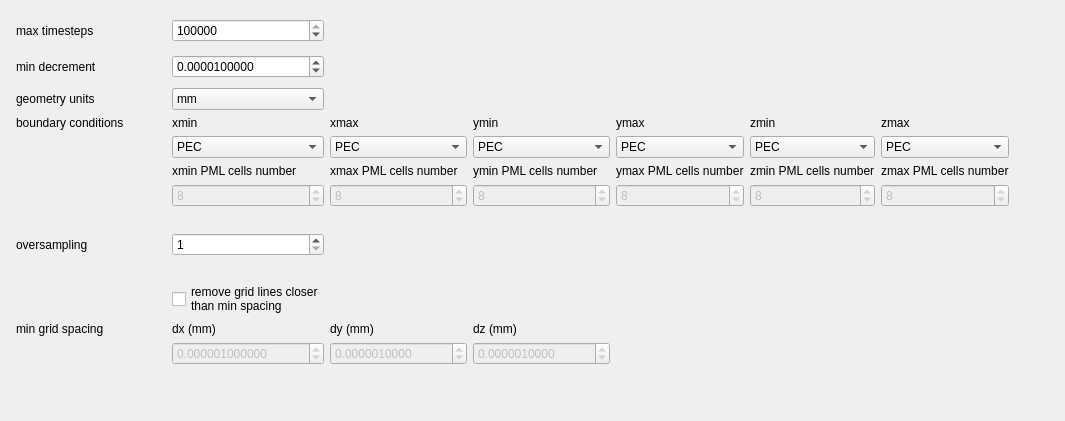
             <widget class="QWidget" name="simulationParamsTab_tabWidget_openEMSTab">
              <attribute name="title">
               <string>openEMS</string>
              </attribute>
              <layout class="QVBoxLayout" name="verticalLayout_35">
               <item>
                <layout class="QGridLayout" name="gridLayout_7">
                 <property name="leftMargin">
                  <number>5</number>
                 </property>
                 <property name="topMargin">
                  <number>5</number>
                 </property>
                 <property name="rightMargin">
                  <number>5</number>
                 </property>
                 <property name="bottomMargin">
                  <number>5</number>
                 </property>
                 <item row="10" column="1">
                  <widget class="QCheckBox" name="genParamMinGridSpacingEnable">
                   <property name="text">
                    <string>remove grid lines closer
than min spacing</string>
                   </property>
                  </widget>
                 </item>
                 <item row="3" column="6">
                  <widget class="QLabel" name="label_33">
                   <property name="text">
                    <string>zmax</string>
                   </property>
                  </widget>
                 </item>
                 <item row="11" column="2">
                  <widget class="QLabel" name="label_252">
                   <property name="text">
                    <string>dy (mm)</string>
                   </property>
                  </widget>
                 </item>
                 <item row="8" column="0">
                  <widget class="QLabel" name="label_100">
                   <property name="text">
                    <string>oversampling</string>
                   </property>
                  </widget>
                 </item>
                 <item row="5" column="3">
                  <widget class="QLabel" name="label_36">
                   <property name="text">
                    <string>ymin PML cells number</string>
                   </property>
                  </widget>
                 </item>
                 <item row="3" column="5">
                  <widget class="QLabel" name="label_20">
                   <property name="text">
                    <string>zmin</string>
                   </property>
                  </widget>
                 </item>
                 <item row="5" column="1">
                  <widget class="QLabel" name="label_34">
                   <property name="text">
                    <string>xmin PML cells number</string>
                   </property>
                  </widget>
                 </item>
                 <item row="6" column="1">
                  <widget class="QSpinBox" name="PMLxmincells">
                   <property name="enabled">
                    <bool>false</bool>
                   </property>
                   <property name="minimum">
                    <number>1</number>
                   </property>
                   <property name="value">
                    <number>8</number>
                   </property>
                  </widget>
                 </item>
                 <item row="5" column="5">
                  <widget class="QLabel" name="label_38">
                   <property name="text">
                    <string>zmin PML cells number</string>
                   </property>
                  </widget>
                 </item>
                 <item row="4" column="1">
                  <widget class="QComboBox" name="BCxmin">
                   <item>
                    <property name="text">
                     <string>PEC</string>
                    </property>
                   </item>
                   <item>
                    <property name="text">
                     <string>PMC</string>
                    </property>
                   </item>
                   <item>
                    <property name="text">
                     <string>MUR</string>
                    </property>
                   </item>
                   <item>
                    <property name="text">
                     <string>PML</string>
                    </property>
                   </item>
                  </widget>
                 </item>
                 <item row="3" column="1">
                  <widget class="QLabel" name="label_21">
                   <property name="text">
                    <string>xmin</string>
                   </property>
                  </widget>
                 </item>
                 <item row="1" column="2">
                  <widget class="QLabel" name="simParamsMinDecrementdBLabel">
                   <property name="text">
                    <string/>
                   </property>
                  </widget>
                 </item>
                 <item row="6" column="6">
                  <widget class="QSpinBox" name="PMLzmaxcells">
                   <property name="enabled">
                    <bool>false</bool>
                   </property>
                   <property name="minimum">
                    <number>1</number>
                   </property>
                   <property name="value">
                    <number>8</number>
                   </property>
                  </widget>
                 </item>
                 <item row="12" column="1">
                  <widget class="QDoubleSpinBox" name="genParamMinGridSpacingX">
                   <property name="enabled">
                    <bool>false</bool>
                   </property>
                   <property name="sizePolicy">
                    <sizepolicy hsizetype="Preferred" vsizetype="Fixed">
                     <horstretch>0</horstretch>
                     <verstretch>0</verstretch>
                    </sizepolicy>
                   </property>
                   <property name="decimals">
                    <number>12</number>
                   </property>
                   <property name="maximum">
                    <double>1000000000.000000000000000</double>
                   </property>
                   <property name="singleStep">
                    <double>0.000000000000000</double>
                   </property>
                   <property name="value">
                    <double>0.000001000000000</double>
                   </property>
                  </widget>
                 </item>
                 <item row="3" column="0">
                  <widget class="QLabel" name="label_32">
                   <property name="text">
                    <string>boundary conditions</string>
                   </property>
                  </widget>
                 </item>
                 <item row="3" column="2">
                  <widget class="QLabel" name="label_22">
                   <property name="text">
                    <string>xmax</string>
                   </property>
                  </widget>
                 </item>
                 <item row="4" column="2">
                  <widget class="QComboBox" name="BCxmax">
                   <item>
                    <property name="text">
                     <string>PEC</string>
                    </property>
                   </item>
                   <item>
                    <property name="text">
                     <string>PMC</string>
                    </property>
                   </item>
                   <item>
                    <property name="text">
                     <string>MUR</string>
                    </property>
                   </item>
                   <item>
                    <property name="text">
                     <string>PML</string>
                    </property>
                   </item>
                  </widget>
                 </item>
                 <item row="4" column="4">
                  <widget class="QComboBox" name="BCymax">
                   <item>
                    <property name="text">
                     <string>PEC</string>
                    </property>
                   </item>
                   <item>
                    <property name="text">
                     <string>PMC</string>
                    </property>
                   </item>
                   <item>
                    <property name="text">
                     <string>MUR</string>
                    </property>
                   </item>
                   <item>
                    <property name="text">
                     <string>PML</string>
                    </property>
                   </item>
                  </widget>
                 </item>
                 <item row="2" column="0">
                  <widget class="QLabel" name="label_48">
                   <property name="toolTip">
                    <string>&lt;html&gt;&lt;head/&gt;&lt;body&gt;&lt;p&gt;OpenEMS deltaUnit first specified by setRectilinearGrid. This unit is applied to objects as drawingunit.&lt;br/&gt;FreeCAD STL files are exported in FreeCAD standard units (mm) and imported with the appropriate scaling factor to match drawing units.&lt;/p&gt;&lt;/body&gt;&lt;/html&gt;</string>
                   </property>
                   <property name="text">
                    <string>geometry units</string>
                   </property>
                  </widget>
                 </item>
                 <item row="8" column="1">
                  <widget class="QSpinBox" name="simParamsOverSampling">
                   <property name="minimum">
                    <number>1</number>
                   </property>
                   <property name="maximum">
                    <number>10000000</number>
                   </property>
                  </widget>
                 </item>
                 <item row="1" column="0">
                  <widget class="QLabel" name="label_25">
                   <property name="minimumSize">
                    <size>
                     <width>150</width>
                     <height>30</height>
                    </size>
                   </property>
                   <property name="text">
                    <string>min decrement</string>
                   </property>
                  </widget>
                 </item>
                 <item row="4" column="3">
                  <widget class="QComboBox" name="BCymin">
                   <item>
                    <property name="text">
                     <string>PEC</string>
                    </property>
                   </item>
                   <item>
                    <property name="text">
                     <string>PMC</string>
                    </property>
                   </item>
                   <item>
                    <property name="text">
                     <string>MUR</string>
                    </property>
                   </item>
                   <item>
                    <property name="text">
                     <string>PML</string>
                    </property>
                   </item>
                  </widget>
                 </item>
                 <item row="0" column="0">
                  <widget class="QLabel" name="label_23">
                   <property name="sizePolicy">
                    <sizepolicy hsizetype="Minimum" vsizetype="Minimum">
                     <horstretch>0</horstretch>
                     <verstretch>0</verstretch>
                    </sizepolicy>
                   </property>
                   <property name="minimumSize">
                    <size>
                     <width>120</width>
                     <height>30</height>
                    </size>
                   </property>
                   <property name="text">
                    <string>max timesteps</string>
                   </property>
                  </widget>
                 </item>
                 <item row="6" column="2">
                  <widget class="QSpinBox" name="PMLxmaxcells">
                   <property name="enabled">
                    <bool>false</bool>
                   </property>
                   <property name="minimum">
                    <number>1</number>
                   </property>
                   <property name="value">
                    <number>8</number>
                   </property>
                  </widget>
                 </item>
                 <item row="2" column="1">
                  <widget class="QComboBox" name="simParamsDeltaUnitList">
                   <property name="editable">
                    <bool>false</bool>
                   </property>
                   <property name="currentText">
                    <string>mm</string>
                   </property>
                   <property name="currentIndex">
                    <number>2</number>
                   </property>
                   <item>
                    <property name="text">
                     <string>m</string>
                    </property>
                   </item>
                   <item>
                    <property name="text">
                     <string>cm</string>
                    </property>
                   </item>
                   <item>
                    <property name="text">
                     <string>mm</string>
                    </property>
                   </item>
                   <item>
                    <property name="text">
                     <string>µm</string>
                    </property>
                   </item>
                   <item>
                    <property name="text">
                     <string>nm</string>
                    </property>
                   </item>
                  </widget>
                 </item>
                 <item row="5" column="2">
                  <widget class="QLabel" name="label_35">
                   <property name="text">
                    <string>xmax PML cells number</string>
                   </property>
                  </widget>
                 </item>
                 <item row="6" column="3">
                  <widget class="QSpinBox" name="PMLymincells">
                   <property name="enabled">
                    <bool>false</bool>
                   </property>
                   <property name="minimum">
                    <number>1</number>
                   </property>
                   <property name="value">
                    <number>8</number>
                   </property>
                  </widget>
                 </item>
                 <item row="1" column="1">
                  <widget class="QDoubleSpinBox" name="simParamsMinDecrement">
                   <property name="sizePolicy">
                    <sizepolicy hsizetype="Preferred" vsizetype="Fixed">
                     <horstretch>0</horstretch>
                     <verstretch>0</verstretch>
                    </sizepolicy>
                   </property>
                   <property name="decimals">
                    <number>10</number>
                   </property>
                   <property name="maximum">
                    <double>10000000000.000000000000000</double>
                   </property>
                   <property name="singleStep">
                    <double>0.000001000000000</double>
                   </property>
                   <property name="value">
                    <double>0.000010000000000</double>
                   </property>
                  </widget>
                 </item>
                 <item row="0" column="1">
                  <widget class="QSpinBox" name="simParamsMaxTimesteps">
                   <property name="maximum">
                    <number>1000000000</number>
                   </property>
                   <property name="singleStep">
                    <number>1000</number>
                   </property>
                   <property name="value">
                    <number>1000000</number>
                   </property>
                  </widget>
                 </item>
                 <item row="5" column="6">
                  <widget class="QLabel" name="label_39">
                   <property name="text">
                    <string>zmax PML cells number</string>
                   </property>
                  </widget>
                 </item>
                 <item row="4" column="5">
                  <widget class="QComboBox" name="BCzmin">
                   <item>
                    <property name="text">
                     <string>PEC</string>
                    </property>
                   </item>
                   <item>
                    <property name="text">
                     <string>PMC</string>
                    </property>
                   </item>
                   <item>
                    <property name="text">
                     <string>MUR</string>
                    </property>
                   </item>
                   <item>
                    <property name="text">
                     <string>PML</string>
                    </property>
                   </item>
                  </widget>
                 </item>
                 <item row="11" column="0">
                  <widget class="QLabel" name="label_47">
                   <property name="text">
                    <string>min grid spacing</string>
                   </property>
                  </widget>
                 </item>
                 <item row="7" column="0">
                  <spacer name="verticalSpacer_25">
                   <property name="orientation">
                    <enum>Qt::Orientation::Vertical</enum>
                   </property>
                   <property name="sizeType">
                    <enum>QSizePolicy::Policy::Preferred</enum>
                   </property>
                   <property name="sizeHint" stdset="0">
                    <size>
                     <width>20</width>
                     <height>20</height>
                    </size>
                   </property>
                  </spacer>
                 </item>
                 <item row="0" column="9">
                  <spacer name="horizontalSpacer_12">
                   <property name="orientation">
                    <enum>Qt::Orientation::Horizontal</enum>
                   </property>
                   <property name="sizeHint" stdset="0">
                    <size>
                     <width>40</width>
                     <height>20</height>
                    </size>
                   </property>
                  </spacer>
                 </item>
                 <item row="4" column="6">
                  <widget class="QComboBox" name="BCzmax">
                   <item>
                    <property name="text">
                     <string>PEC</string>
                    </property>
                   </item>
                   <item>
                    <property name="text">
                     <string>PMC</string>
                    </property>
                   </item>
                   <item>
                    <property name="text">
                     <string>MUR</string>
                    </property>
                   </item>
                   <item>
                    <property name="text">
                     <string>PML</string>
                    </property>
                   </item>
                  </widget>
                 </item>
                 <item row="9" column="0">
                  <spacer name="verticalSpacer_29">
                   <property name="orientation">
                    <enum>Qt::Orientation::Vertical</enum>
                   </property>
                   <property name="sizeType">
                    <enum>QSizePolicy::Policy::Preferred</enum>
                   </property>
                   <property name="sizeHint" stdset="0">
                    <size>
                     <width>20</width>
                     <height>20</height>
                    </size>
                   </property>
                  </spacer>
                 </item>
                 <item row="11" column="3">
                  <widget class="QLabel" name="label_253">
                   <property name="text">
                    <string>dz (mm)</string>
                   </property>
                  </widget>
                 </item>
                 <item row="6" column="4">
                  <widget class="QSpinBox" name="PMLymaxcells">
                   <property name="enabled">
                    <bool>false</bool>
                   </property>
                   <property name="minimum">
                    <number>1</number>
                   </property>
                   <property name="value">
                    <number>8</number>
                   </property>
                  </widget>
                 </item>
                 <item row="11" column="1">
                  <widget class="QLabel" name="label_251">
                   <property name="text">
                    <string>dx (mm)</string>
                   </property>
                  </widget>
                 </item>
                 <item row="5" column="4">
                  <widget class="QLabel" name="label_37">
                   <property name="text">
                    <string>ymax PML cells number</string>
                   </property>
                  </widget>
                 </item>
                 <item row="3" column="4">
                  <widget class="QLabel" name="label_31">
                   <property name="text">
                    <string>ymax</string>
                   </property>
                  </widget>
                 </item>
                 <item row="3" column="3">
                  <widget class="QLabel" name="label_30">
                   <property name="text">
                    <string>ymin</string>
                   </property>
                  </widget>
                 </item>
                 <item row="12" column="2">
                  <widget class="QDoubleSpinBox" name="genParamMinGridSpacingY">
                   <property name="enabled">
                    <bool>false</bool>
                   </property>
                   <property name="sizePolicy">
                    <sizepolicy hsizetype="Preferred" vsizetype="Fixed">
                     <horstretch>0</horstretch>
                     <verstretch>0</verstretch>
                    </sizepolicy>
                   </property>
                   <property name="decimals">
                    <number>10</number>
                   </property>
                   <property name="maximum">
                    <double>1000000000.000000000000000</double>
                   </property>
                   <property name="value">
                    <double>0.000001000000000</double>
                   </property>
                  </widget>
                 </item>
                 <item row="13" column="1">
                  <spacer name="verticalSpacer_8">
                   <property name="orientation">
                    <enum>Qt::Orientation::Vertical</enum>
                   </property>
                   <property name="sizeHint" stdset="0">
                    <size>
                     <width>20</width>
                     <height>40</height>
                    </size>
                   </property>
                  </spacer>
                 </item>
                 <item row="6" column="5">
                  <widget class="QSpinBox" name="PMLzmincells">
                   <property name="enabled">
                    <bool>false</bool>
                   </property>
                   <property name="minimum">
                    <number>1</number>
                   </property>
                   <property name="value">
                    <number>8</number>
                   </property>
                  </widget>
                 </item>
                 <item row="12" column="3">
                  <widget class="QDoubleSpinBox" name="genParamMinGridSpacingZ">
                   <property name="enabled">
                    <bool>false</bool>
                   </property>
                   <property name="sizePolicy">
                    <sizepolicy hsizetype="Preferred" vsizetype="Fixed">
                     <horstretch>0</horstretch>
                     <verstretch>0</verstretch>
                    </sizepolicy>
                   </property>
                   <property name="decimals">
                    <number>10</number>
                   </property>
                   <property name="maximum">
                    <double>1000000000.000000000000000</double>
                   </property>
                   <property name="value">
                    <double>0.000001000000000</double>
                   </property>
                  </widget>
                 </item>
                </layout>
               </item>
              </layout>
             </widget>
